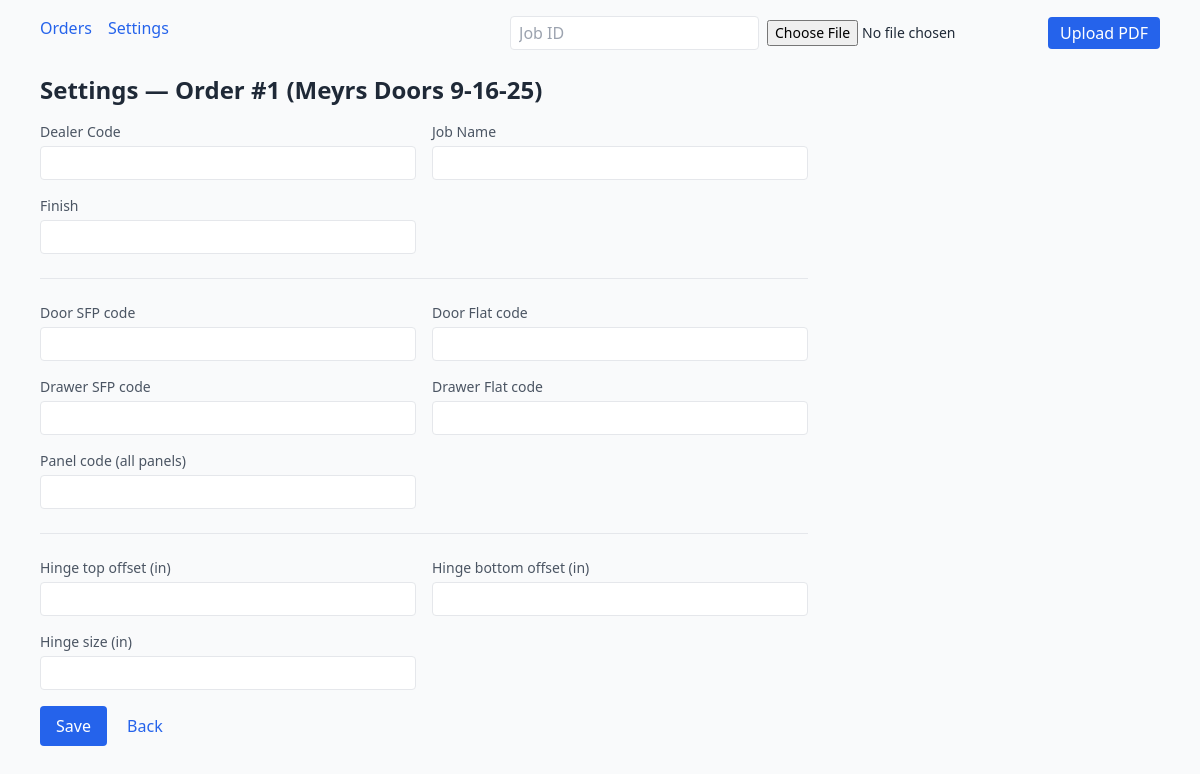
The app's page /orders/1/settings, older data.
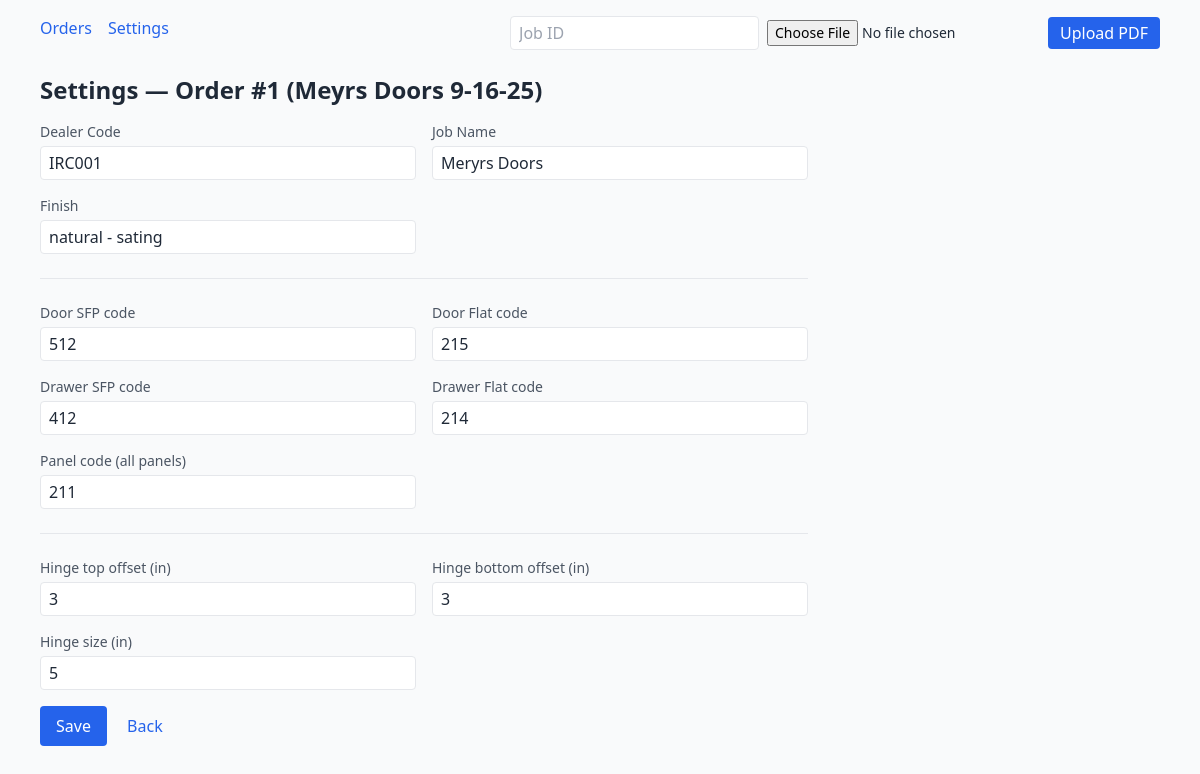
The same page, newer data.
### db.py (models this page shows)
class Base(DeclarativeBase):
    pass

class Order(Base):
    __tablename__ = "orders"
    id: Mapped[int] = mapped_column(Integer, primary_key=True)
    job_id: Mapped[str] = mapped_column(String(120))
    created_at: Mapped[datetime] = mapped_column(DateTime, default=datetime.utcnow)
    dealer_code: Mapped[str | None] = mapped_column(String(120), default=None)
    job_name:   Mapped[str | None] = mapped_column(String(200), default=None)
    finish:     Mapped[str | None] = mapped_column(String(120), default=None)
    style_door_sfp:    Mapped[str | None] = mapped_column(String(120), default=None)
    style_door_flat:   Mapped[str | None] = mapped_column(String(120), default=None)
    style_drawer_sfp:  Mapped[str | None] = mapped_column(String(120), default=None)
    style_drawer_flat: Mapped[str | None] = mapped_column(String(120), default=None)
    style_panel_code:  Mapped[str | None] = mapped_column(String(120), default=None)  # one code for all panels
    hinge_top_offset_in:    Mapped[str | None] = mapped_column(String(20), default=None)
    hinge_bottom_offset_in: Mapped[str | None] = mapped_column(String(20), default=None)
    hinge_size_in:          Mapped[str | None] = mapped_column(String(20), default=None)
    items: Mapped[list["Item"]] = relationship(back_populates="order", cascade="all, delete-orphan")

### app.py (the view)
@app.get("/orders/{order_id}/settings", response_class=HTMLResponse, name="order_settings_get")
def order_settings_get(request: Request, order_id: int):
    with Session(engine) as s:
        o = s.get(Order, order_id)
        if not o:
            raise HTTPException(404, "Order not found")
        return templates.TemplateResponse("settings.html", {"request": request, "order": o})

### templates/settings.html (shortened to what this page needs)
{% extends "base.html" %}
{% block content %}
<h1 class="text-2xl font-semibold mb-4">
  Settings — Order #{{ order.id }} ({{ order.job_id }})
</h1>
<form method="post" action="{{ request.url_for('order_settings_post', order_id=order.id) }}"
  class="grid grid-cols-1 md:grid-cols-2 gap-4 max-w-3xl">
  <div>
    <label class="block text-sm text-gray-600 mb-1">Dealer Code</label>
    <input name="dealer_code" value="{{ order.dealer_code or '' }}" class="border rounded px-2 py-1 w-full">
  </div>
  <div>
    <label class="block text-sm text-gray-600 mb-1">Job Name</label>
    <input name="job_name" value="{{ order.job_name or '' }}" class="border rounded px-2 py-1 w-full">
  </div>
  <div>
    <label class="block text-sm text-gray-600 mb-1">Finish</label>
    <input name="finish" value="{{ order.finish or '' }}" class="border rounded px-2 py-1 w-full">
  </div>
  <div class="md:col-span-2 border-t my-2"></div>
  <div>
    <label class="block text-sm text-gray-600 mb-1">Door SFP code</label>
    <input name="style_door_sfp" value="{{ order.style_door_sfp or '' }}" class="border rounded px-2 py-1 w-full">
  </div>
  <div>
    <label class="block text-sm text-gray-600 mb-1">Door Flat code</label>
    <input name="style_door_flat" value="{{ order.style_door_flat or '' }}" class="border rounded px-2 py-1 w-full">
  </div>
  <div>
    <label class="block text-sm text-gray-600 mb-1">Drawer SFP code</label>
    <input name="style_drawer_sfp" value="{{ order.style_drawer_sfp or '' }}" class="border rounded px-2 py-1 w-full">
  </div>
  <div>
    <label class="block text-sm text-gray-600 mb-1">Drawer Flat code</label>
    <input name="style_drawer_flat" value="{{ order.style_drawer_flat or '' }}" class="border rounded px-2 py-1 w-full">
  </div>
  <div>
    <label class="block text-sm text-gray-600 mb-1">Panel code (all panels)</label>
    <input name="style_panel_code" value="{{ order.style_panel_code or '' }}" class="border rounded px-2 py-1 w-full">
  </div>
  <div class="md:col-span-2 border-t my-2"></div>
  <div>
    <label class="block text-sm text-gray-600 mb-1">Hinge top offset (in)</label>
    <input name="hinge_top_offset_in" value="{{ order.hinge_top_offset_in or '' }}"
      class="border rounded px-2 py-1 w-full">
  </div>
  <div>
    <label class="block text-sm text-gray-600 mb-1">Hinge bottom offset (in)</label>
    <input name="hinge_bottom_offset_in" value="{{ order.hinge_bottom_offset_in or '' }}"
      class="border rounded px-2 py-1 w-full">
  </div>
  <div>
    <label class="block text-sm text-gray-600 mb-1">Hinge size (in)</label>
    <input name="hinge_size_in" value="{{ order.hinge_size_in or '' }}" class="border rounded px-2 py-1 w-full">
  </div>
  <div class="md:col-span-2">
    <button type="submit" class="bg-blue-600 text-white px-4 py-2 rounded">Save</button>
    <a class="ml-4 text-blue-600" href="{{ request.url_for('order_detail', order_id=order.id) }}">Back</a>
  </div>
</form>
{% endblock %}

### templates/base.html (shortened to what this page needs)
<!doctype html>
<html>
<head>
  <script src="https://cdn.tailwindcss.com"></script>
</head>
<body class="bg-gray-50 text-gray-800">
  <div class="max-w-6xl mx-auto p-4">
    <nav class="mb-6 flex gap-4">
      <a href="/orders" class="text-blue-600">Orders</a>
      <a href="/settings" class="text-blue-600">Settings</a>
      <form action="/upload" method="post" enctype="multipart/form-data" class="ml-auto flex gap-2 items-center">
        <input name="job_id" placeholder="Job ID" class="border rounded px-2 py-1">
        <input type="file" name="file" accept="application/pdf" class="text-sm">
        <button class="bg-blue-600 text-white px-3 py-1 rounded">Upload PDF</button>
      </form>
    </nav>
    {% block content %}{% endblock %}
  </div>
</body>
</html>

Row changes from the older to the newer data that the page shows:
changed Order "Meyrs Doors 9-16-25": dealer_code (not shown) → "IRC001"; job_name (not shown) → "Meryrs Doors"; finish (not shown) → "natural - sating"; style_door_sfp (not shown) → "512"; style_door_flat (not shown) → "215"; style_drawer_sfp (not shown) → "412"; style_drawer_flat (not shown) → "214"; style_panel_code (not shown) → "211"; hinge_top_offset_in (not shown) → "3"; hinge_bottom_offset_in (not shown) → "3"; hinge_size_in (not shown) → "5"
